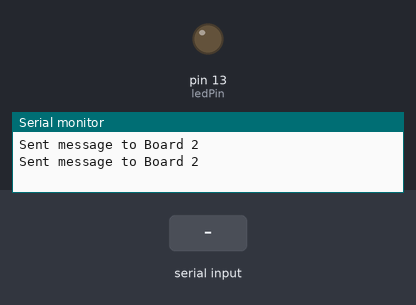
A sketch run on a simulated Arduino Mega 2560, built with avr-gcc and run on an emulated ATmega2560. Parts: output pins drawn as LEDs (lit = HIGH), the last lines printed to the serial monitor. The inputs (shaded band) are chosen by the test bench.

Above: at 1.2 s.
1.3 s: "Hello from Board 2\n" received over the second serial link
At 2.4 s:
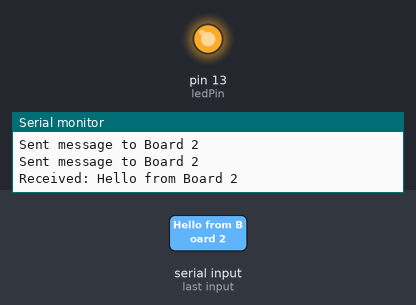
4.0 s: "1\n" received over the second serial link
Timing chart, 0 to 7.0 s (numbered marks = the images above; inputs shaded):
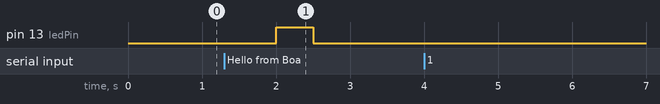

The sketch:

Simple_uart_tx.ino
```cpp
// Arduino Due Board 1 (Sender and Receiver)
const int ledPin = 13;

void setup() {
  Serial.begin(9600);     // Start Serial for debugging (optional)
  Serial1.begin(2000000);  // Initialize Serial1 (pins 18/19) at 115200 baud
  pinMode(ledPin, OUTPUT);
}

void loop() {
  // Send message
  Serial1.println("Hello from Board 1");
  Serial.println("Sent message to Board 2"); // Debug message (optional)

  // Check for incoming messages
  if (Serial1.available() > 0) {
    String message = Serial1.readStringUntil('\n');
    Serial.println("Received: " + message); // Debug message (optional)

    if (message == "Hello from Board 2") {
      digitalWrite(ledPin, HIGH);
      delay(500);
      digitalWrite(ledPin, LOW);
    }
  }

  delay(1000);  // Wait for 1 second before sending next message
}
```

Measured:
- after the input at 1.3 s, pin 13 (ledPin): LOW → HIGH after 0.70 s, → LOW 0.50 s later
